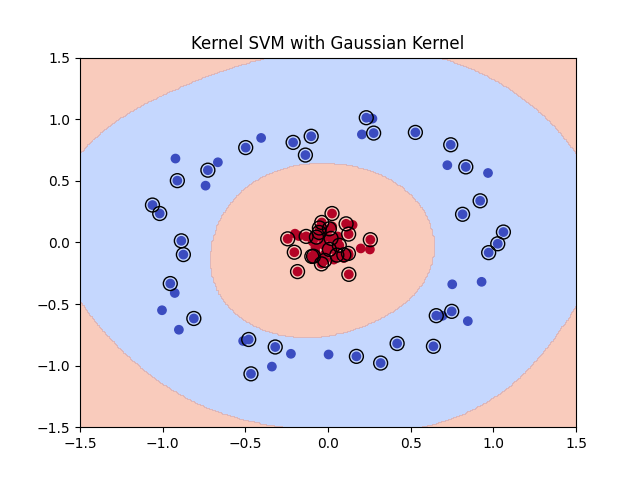

Source code (Python):
import numpy as np
import matplotlib.pyplot as plt
from sklearn.datasets import make_circles

class KernelSVM:
    def __init__(self, kernel=lambda x, y, gamma: np.dot(x, y), C=1.0, gamma=1.0, n_iters=5000):
        self.kernel = kernel
        self.C = C
        self.gamma = gamma
        self.n_iters = n_iters
        self.alpha = None
        self.support_vectors = None
        self.support_vector_labels = None
        self.b = 0

    def fit(self, X, y):
        n_samples, n_features = X.shape
        # Kernel matrix
        K = np.zeros((n_samples, n_samples))
        for i in range(n_samples):
            for j in range(n_samples):
                K[i, j] = self.kernel(X[i], X[j], self.gamma)

        # Initialize alphas
        self.alpha = np.zeros(n_samples)
        # Gradient descent to optimize alphas
        for _ in range(self.n_iters):
            for i in range(n_samples):
                condition = y[i] * (np.dot(self.alpha * y, K[i]) - self.b) < 1
                if condition:
                    self.alpha[i] += self.C * (1 - y[i] * (np.dot(self.alpha * y, K[i]) - self.b))
                    self.alpha[i] = max(0, min(self.alpha[i], self.C))
                # Update bias
                self.b = y[i] - np.dot(self.alpha * y, K[i])

        # Support vectors have non zero lagrange multipliers
        sv_mask = self.alpha > 1e-5
        self.support_vectors = X[sv_mask]
        self.support_vector_labels = y[sv_mask]
        self.alpha = self.alpha[sv_mask]

    def predict(self, X):
        y_pred = np.zeros(len(X))
        for i in range(len(X)):
            s = 0
            for alpha, sv_y, sv in zip(self.alpha, self.support_vector_labels, self.support_vectors):
                s += alpha * sv_y * self.kernel(X[i], sv, self.gamma)
            y_pred[i] = s
        return np.sign(y_pred + self.b)

def gaussian_kernel(x, y, gamma):
    return np.exp(-gamma * np.linalg.norm(x - y)**2)

# Example usage
if __name__ == "__main__":
    X, y = make_circles(n_samples=100, noise=0.1, factor=0.1, random_state=1)
    y[y == 0] = -1
    svm = KernelSVM(kernel=gaussian_kernel, C=1.0, gamma=2.0)
    svm.fit(X, y)

    # Create grid to evaluate model
    xx = np.linspace(-1.5, 1.5, 300)
    yy = np.linspace(-1.5, 1.5, 300)
    YY, XX = np.meshgrid(yy, xx)
    xy = np.vstack([XX.ravel(), YY.ravel()]).T
    Z = svm.predict(xy).reshape(XX.shape)

    # Plotting
    plt.contourf(XX, YY, Z, alpha=0.5, levels=np.linspace(Z.min(), Z.max(), 3), cmap='coolwarm')
    plt.scatter(X[:, 0], X[:, 1], c=y, cmap='coolwarm')
    plt.scatter(svm.support_vectors[:, 0], svm.support_vectors[:, 1], s=100, facecolors='none', edgecolors='k')
    plt.title("Kernel SVM with Gaussian Kernel")
    # plt.show()
    plt.savefig("SVM.png")
